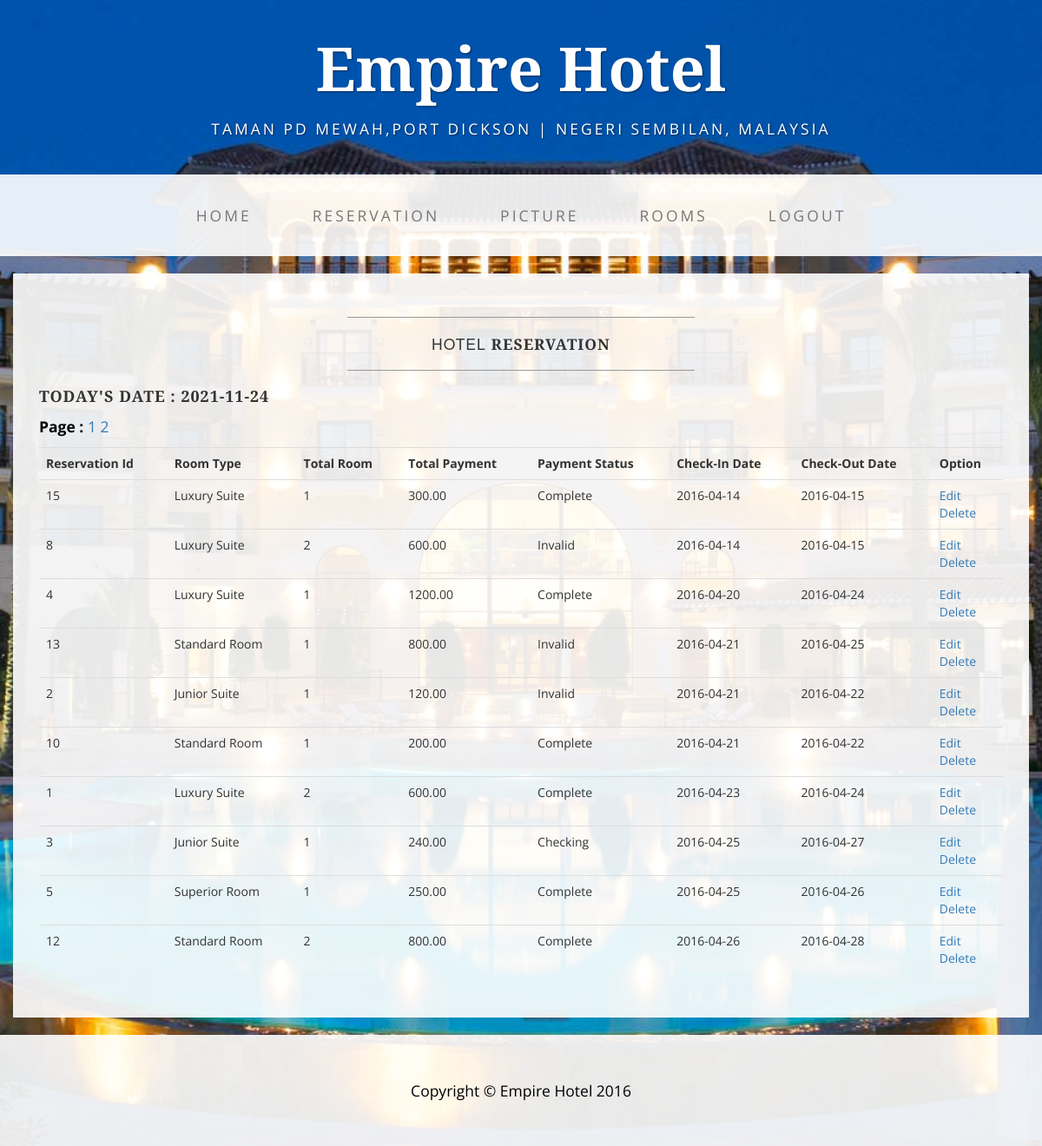
The app's page /admin_reservation.php (signed in) with its own data.
### tables this page shows
CREATE TABLE `reservation` (
  `reservation_id` int(11) NOT NULL,
  `name` varchar(30) NOT NULL,
  `email` varchar(30) NOT NULL,
  `tel` varchar(15) NOT NULL,
  `check_in` varchar(15) NOT NULL,
  `check_out` varchar(15) NOT NULL,
  `total_room` varchar(5) NOT NULL,
  `room_type` varchar(5) NOT NULL,
  `total_payment` varchar(10) NOT NULL,
  `bank_type` varchar(40) NOT NULL,
  `refrence_no` varchar(30) NOT NULL,
  `payment_status` varchar(10) NOT NULL,
  `reservation_status` varchar(10) NOT NULL
);

CREATE TABLE `rooms` (
  `rooms_id` int(11) NOT NULL,
  `room_type` varchar(30) NOT NULL,
  `room_price` varchar(10) NOT NULL,
  `room_des` varchar(50) NOT NULL,
  `room_info` varchar(9999) NOT NULL,
  `room_pic` varchar(20) NOT NULL
);

### admin_reservation.php (the view, shortened to what this page needs)
<?php
include('conn/header.php');
include('conn/a_nav.php');
?>
<div class="container">
        <div class="row">
            <div class="box">
			    <div class="col-lg-12">
                    <hr>
                    <h2 class="intro-text text-center">Hotel <strong>Reservation</strong>
                    </h2>
                    <hr>
					 <h4>Today's Date : <?php echo date("Y-m-d"); ?></h4>
					 <?php
					 $per_page = 10;
					 if ($result = $mysqli->query("SELECT * FROM  reservation a join rooms b where a.room_type=b.rooms_id Order By a.check_in"))
					{
						if ($result->num_rows != 0)
						{
							$total_results = $result->num_rows;
							$total_pages = ceil($total_results / $per_page);
							if (isset($_GET['page']) && is_numeric($_GET['page']))
							{
								$show_page = $_GET['page'];
								if ($show_page > 0 && $show_page <= $total_pages)
								{
									$start = ($show_page -1) * $per_page;
									$end = $start + $per_page;
								}else
								{
									$start = 0;
									$end = $per_page;
								}
							}else{
								$start = 0;
								$end = $per_page;
							}
							?>
							 <p><b>Page :</b>
							<?php
							for ($i = 1; $i <= $total_pages; $i++)
							{
								if (isset($_GET['page']) && $_GET['page'] == $i)
								{
									echo $i . " ";
								}else{
									echo "<a href='admin_reservation.php?page=$i'>$i</a> ";
								}
							}
							echo "</p>";
								?>
								<table class="table">
					            <th>Reservation Id</th><th>Room Type</th><th>Total Room</th><th>Total Payment</th><th>Payment Status</th><th>Check-In Date</th><th>Check-Out Date</th><th>Option</th>
								<?php
								for ($i = $start; $i < $end; $i++)
								{
									$result->data_seek($i);
									$row = $result->fetch_row();
									?>
									<tr>
										<td><?php echo $row[0]; ?></td>
										<td><?php echo $row[14]; ?></td>
										<td><?php echo $row[6];?></td>
										<td><?php echo $row[8]; ?></td>
										<td><?php echo $row[11]; ?></td>
										<td><?php echo $row[4]; ?></td>
										<td><?php echo $row[5]; ?></td>
										<td><a href="admin_reservation_edit.php?id=<?php echo $row[0]; ?>">Edit</a>
										<br>
										<a href="admin_reservation_delete.php?id=<?php echo $row[0]; ?>">Delete</a></td>
										</tr>
									<?php
								} ?></table><?php
						}
						else
						{
							echo "No results to display!";
						}
					}else
					{
						echo "Error: " . $mysqli->error;
					}
					?>
                </div>
            </div>
        </div>
</div>
<?php
include('conn/a_footer.php');
 ?>

### css/business-casual.css (style rules this page uses)
body { font-family: "Open Sans","Helvetica Neue",Helvetica,Arial,sans-serif; background: url('../img/bg.jpg') no-repeat center center fixed; -webkit-background-size: cover; -moz-background-size: cover; background-size: cover; -o-background-size: cover; }
h1, h2, h3, h4, h5, h6 { text-transform: uppercase; font-family: "Josefin Slab","Helvetica Neue",Helvetica,Arial,sans-serif; font-weight: 700; letter-spacing: 1px; }
p { font-size: 1.25em; line-height: 1.6; color: #000; }
hr { max-width: 400px; border-color: #999999; }
.box { margin-bottom: 20px; padding: 30px 15px; background: #fff; background: rgba(255,255,255,0.9); }
.intro-text { text-transform: uppercase; font-size: 1.25em; font-weight: 400; letter-spacing: 1px; }
@media screen and (min-width:1200px) { .box:after { content: ''; display: table; clear: both; } }

### records on screen
reservation: reservation_id "15", rooms.room_type "Luxury Suite", total_room "1", total_payment "300.00", payment_status "Complete", check_in "2016-04-14", check_out "2016-04-15"
reservation: reservation_id "8", rooms.room_type "Luxury Suite", total_room "2", total_payment "600.00", payment_status "Invalid", check_in "2016-04-14", check_out "2016-04-15"
reservation: reservation_id "4", rooms.room_type "Luxury Suite", total_room "1", total_payment "1200.00", payment_status "Complete", check_in "2016-04-20", check_out "2016-04-24"
reservation: reservation_id "13", rooms.room_type "Standard Room", total_room "1", total_payment "800.00", payment_status "Invalid", check_in "2016-04-21", check_out "2016-04-25"
reservation: reservation_id "2", rooms.room_type "Junior Suite", total_room "1", total_payment "120.00", payment_status "Invalid", check_in "2016-04-21", check_out "2016-04-22"
reservation: reservation_id "10", rooms.room_type "Standard Room", total_room "1", total_payment "200.00", payment_status "Complete", check_in "2016-04-21", check_out "2016-04-22"
reservation: reservation_id "1", rooms.room_type "Luxury Suite", total_room "2", total_payment "600.00", payment_status "Complete", check_in "2016-04-23", check_out "2016-04-24"
reservation: reservation_id "3", rooms.room_type "Junior Suite", total_room "1", total_payment "240.00", payment_status "Checking", check_in "2016-04-25", check_out "2016-04-27"
reservation: reservation_id "5", rooms.room_type "Superior Room", total_room "1", total_payment "250.00", payment_status "Complete", check_in "2016-04-25", check_out "2016-04-26"
reservation: reservation_id "12", rooms.room_type "Standard Room", total_room "2", total_payment "800.00", payment_status "Complete", check_in "2016-04-26", check_out "2016-04-28"
